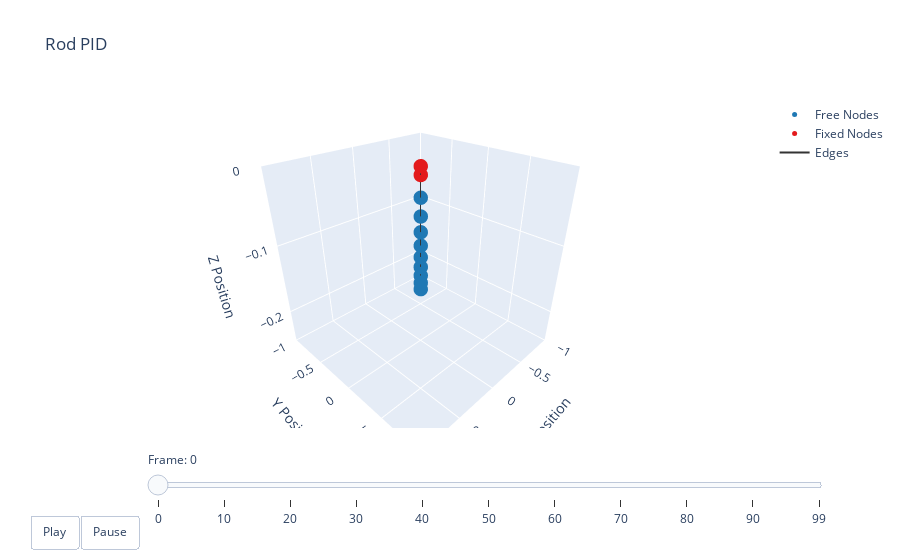

Notebook source saved alongside this figure:
### Code cell
t = np.arange(robot.sim_params.total_time, step=robot.sim_params.dt)
options = dismech.AnimationOptions(title='Rod PID', plot_step=10)

fig = dismech.get_interactive_animation_plotly(robot, t, qs, options)
fig.show()

### Figure 1 — Plotly figure (JSON) as saved in the notebook; plotly's stock layout.template omitted (floating-point values rounded to 4 significant figures)
{"data": [{"marker": {"color": "#1f78b4", "size": 5}, "mode": "markers", "name": "Free Nodes", "type": "scatter3d", "x": [0.0, 0.0, 0.0, 0.0, 0.0, 0.0, 0.0, 0.0, 0.0], "y": [0.0, 0.0, 0.0, 0.0, 0.0, 0.0, 0.0, 0.0, 0.0], "z": [-0.03672, -0.06011, -0.0807, -0.0989, -0.1151, -0.1294, -0.1421, -0.1533, -0.163]}, {"marker": {"color": "#e31a1c", "size": 5}, "mode": "markers", "name": "Fixed Nodes", "type": "scatter3d", "x": [0.0, 0.0], "y": [0.0, 0.0], "z": [0.0, -0.01]}, {"line": {"color": "#333333", "width": 2}, "mode": "lines", "name": "Edges", "type": "scatter3d", "x": [0, 0, null, 0, 0, null, 0, 0, null, 0, 0, null, 0, 0, null, 0, 0, null, 0, 0, null, 0, 0, null, 0, 0, null, 0, 0, null], "y": [0, 0, null, 0, 0, null, 0, 0, null, 0, 0, null, 0, 0, null, 0, 0, null, 0, 0, null, 0, 0, null, 0, 0, null, 0, 0, null], "z": [0, -0.01, null, -0.01, -0.03672, null, -0.03672, -0.06011, null, -0.06011, -0.0807, null, -0.0807, -0.0989, null, -0.0989, -0.1151, null, -0.1151, -0.1294, null, -0.1294, -0.1421, null, -0.1421, -0.1533, null, -0.1533, -0.163, null]}, {"color": "rgba(166, 206, 227, 0.7)", "i": [], "j": [], "k": [], "name": "Faces", "opacity": 0.7, "showscale": false, "type": "mesh3d", "x": [0.0, 0.0, 0.0, 0.0, 0.0, 0.0, 0.0, 0.0, 0.0, 0.0, 0.0], "y": [0.0, 0.0, 0.0, 0.0, 0.0, 0.0, 0.0, 0.0, 0.0, 0.0, 0.0], "z": [0.0, -0.01, -0.03672, -0.06011, -0.0807, -0.0989, -0.1151, -0.1294, -0.1421, -0.1533, -0.163]}], "layout": {"scene": {"camera": {"eye": {"x": 1.225, "y": 1.225, "z": 1.0}}, "xaxis": {"range": [0, 0], "title": {"text": "X Position"}}, "yaxis": {"range": [0, 0], "title": {"text": "Y Position"}}, "zaxis": {"range": [-0.2502, 0], "title": {"text": "Z Position"}}}, "sliders": [{"currentvalue": {"prefix": "Frame: "}, "steps": [{"args": [["0"], {"frame": {"duration": 50, "redraw": true}, "mode": "immediate"}], "label": "0", "method": "animate"}, {"args": [["1"], {"frame": {"duration": 50, "redraw": true}, "mode": "immediate"}], "label": "10", "method": "animate"}, {"args": [["2"], {"frame": {"duration": 50, "redraw": true}, "mode": "immediate"}], "label": "20", "method": "animate"}, {"args": [["3"], {"frame": {"duration": 50, "redraw": true}, "mode": "immediate"}], "label": "30", "method": "animate"}, {"args": [["4"], {"frame": {"duration": 50, "redraw": true}, "mode": "immediate"}], "label": "40", "method": "animate"}, {"args": [["5"], {"frame": {"duration": 50, "redraw": true}, "mode": "immediate"}], "label": "50", "method": "animate"}, {"args": [["6"], {"frame": {"duration": 50, "redraw": true}, "mode": "immediate"}], "label": "60", "method": "animate"}, {"args": [["7"], {"frame": {"duration": 50, "redraw": true}, "mode": "immediate"}], "label": "70", "method": "animate"}, {"args": [["8"], {"frame": {"duration": 50, "redraw": true}, "mode": "immediate"}], "label": "80", "method": "animate"}, {"args": [["9"], {"frame": {"duration": 50, "redraw": true}, "mode": "immediate"}], "label": "90", "method": "animate"}, {"args": [["10"], {"frame": {"duration": 50, "redraw": true}, "mode": "immediate"}], "label": "99", "method": "animate"}], "transition": {"duration": 0}, "x": 0.1, "y": 0}], "title": {"text": "Rod PID"}, "updatemenus": [{"buttons": [{"args": [null, {"frame": {"duration": 50, "redraw": true}, "fromcurrent": true}], "label": "Play", "method": "animate"}, {"args": [[null], {"frame": {"duration": 0, "redraw": true}, "mode": "immediate"}], "label": "Pause", "method": "animate"}], "direction": "left", "pad": {"r": 10, "t": 87}, "showactive": false, "type": "buttons", "x": 0.1, "xanchor": "right", "y": 0, "yanchor": "top"}]}}
